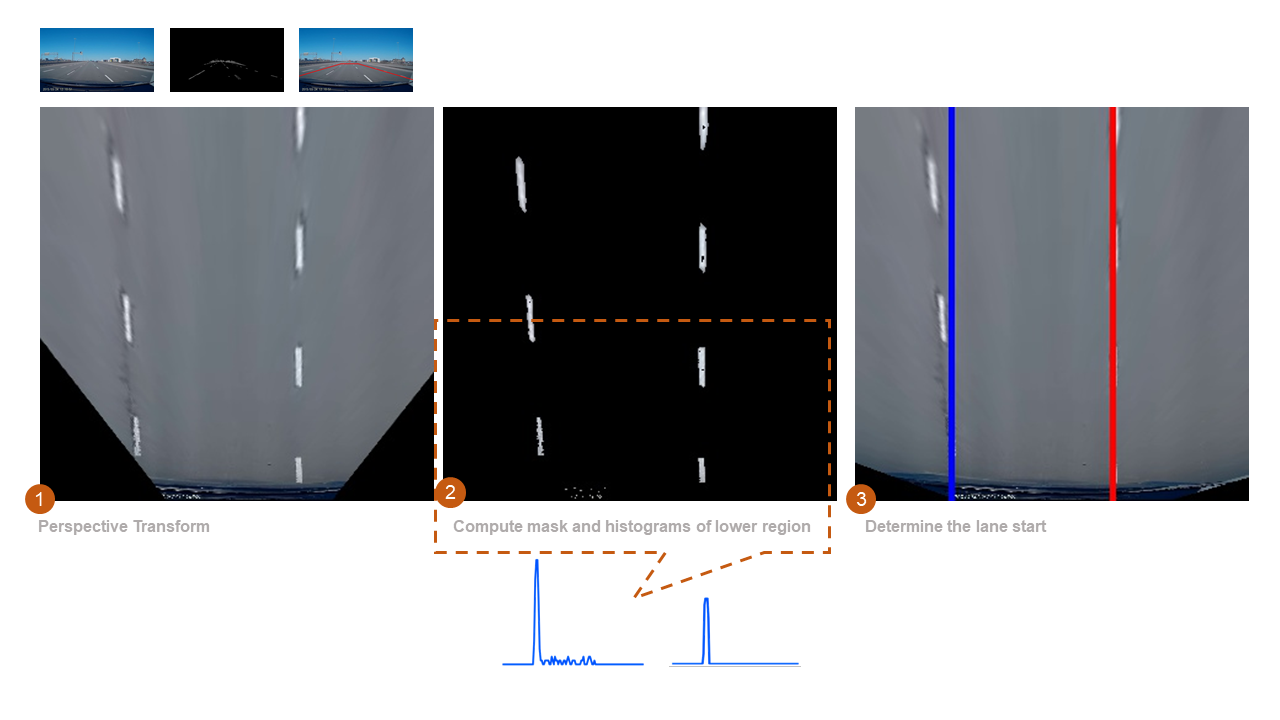
#> input picture images/assets/Slide3.PNG, 1280 x 720 px, given in place of nice_road.mp4, which was not available
$ python lane_detection.py
#> lines starting #> are read from the running program, lines starting #| are printed output that depends on the picture; after the words box and inside, x2 and y2 are one past the last pixel; in counts of white or black regions, pixels touching at a corner belong together; pictures that were not available may be replaced by others from this repository, and a replacement may not be noted
#> further down, image is the input picture: shape (720, 1280, 3); mean B, G, R 160.4, 156.7, 155.2
import cv2
import numpy as np
import math
from datetime import datetime
from matplotlib import pyplot as plt
from collections import deque
from scipy.stats  import mode
from scipy.optimize import curve_fit
from yolo_model import BoundBox

temp_dir = "images/detection/detect.jpg"

WHITE = (255, 255, 255)
YELLOW = (66, 244, 238)
GREEN = (80, 220, 60)
LIGHT_CYAN = (255, 255, 224)
DARK_BLUE = (139, 0, 0)
GRAY = (128, 128, 128)
BLUE = (255,0,0)
RED = (0,0,255)
ORANGE =(0,165,255)
BLACK =(0,0,0)
vehicles = [1,2,3,5,6,7,8]
animals =[15,16,17,18,19,21,22,23,]
humans =[0]
obstructions =  humans + animals + vehicles
classes = [#
    'Ped','bicycle','car','motorbike','aeroplane','bus',\
    'train','truck','boat','traffic light','fire hydrant','stop sign',\
    'parking meter','bench','bird','cat','dog','horse',\
    'sheep','cow','elephant', 'bear','zebra','giraffe',\
    'backpack','umbrella','handbag','tie','suitcase','frisbee',\
    'skis','snowboard','sports ball','kite','baseball bat',\
    'baseball glove','skateboard','surfboard','tennis racket','bottle','wine glass',\
    'cup','fork','knife','spoon','bowl','banana',\
    'apple','sandwich','orange','broccoli','carrot','hot dog',\
    'pizza','donut','cake','chair','sofa','pottedplant',\
    'bed','diningtable','toilet','tvmonitor','laptop','mouse',\
    'remote','keyboard','cell phone','microwave','oven','toaster',\
    'sink','refrigerator','book','clock','vase','scissors',\
    'teddy bear','hair drier','toothbrush' ]


def create_queue(length = 10):
    return deque(maxlen=length)

def polyfunc(x, a2, a1, a0):
     return a2*x*x + a1*x + a0

class OBSTACLE(BoundBox):
        xmax :int
        xmin :int
        ymin :int
        ymax :int
        xmid  :int
        ymid  :int
        lane : str
        x :  int
        y : int
        tracker = None
        position  : [int,int]
        PERIOD = 4
        __count = 0

        # [34 lines left out: functions __init__, update_obstacle, update_coord, not called in this run]

        def update_score(self,box):
            self.score=box.score
            self.label = box.label

        def update_box(self,box):
            self.update_coord(box)
            self.update_score(box)


class LANE_HISTORY:
    def __init__(self,fps, queue_depth=12,poly_col=np.array([1,1,1]), test_points=[300, 500, 700], poly_max_deviation_distance=50, smoothing = 10, ploty =np.array([])):
        self.fps =fps
        self.test_points = np.asarray(test_points)
        self.poly_max_deviation_distance = poly_max_deviation_distance
        self.lost = False

        self.max_lost_count = queue_depth
        self.lost_count = self.max_lost_count + 10
        self.smoothing =  smoothing
        self.ploty =ploty
        self.leftFit =  None      # LEFT FIT POINTS
        self.rightFit =  None     # RIGHT FIT POINTS
        self.leftx = create_queue(self.fps//4)
        self.rightx =  create_queue(self.fps//4)
        self.width = None
        self.previous_centers =  None
        self.current_coef = None
        self.smoothed_poly = poly_col
        self.poly_history = create_queue(queue_depth)
        self.y = None
        self.x = None
        self.appended = 0
        self.breached = 0
        self.reset = 0
        self.curvature = 0
        self.centerx = 0
        self.lane_offset = 0
        self.left_windows = []
        self.right_windows=[]


    def compute_lane_points(self) :
        self.leftFit =  self.previous_centers - self.width//2
        self.rightFit = self.previous_centers + self.width//2

    # [81 lines left out: functions compute_curvature, compute_offset, addlane, get_smoothed_polynomial, calculate_position, not called in this run]


class LANE_DETECTION:
    """
    The AdvancedLaneDetectorWithMemory is a class that can detect lines on the road
    """
    UNWARPED_SIZE :(int,int)
    WRAPPED_WIDTH  :  int
    _pip_size=(int,int)
    _pip__x_offset=20
    _pip__y_offset=10
    img_dimensions=(int,int)
    temp_dir = "./images/detection/"
    windows_per_line = 30
    vanishing_point:(int,int)
    real_world_lane_size_meters=(32, 3.7)
    font = cv2.FONT_HERSHEY_SIMPLEX
    bottom = 0
    def __init__(self,  img,fps,
            yellow_lower = np.uint8([ 20, 50,   50]),
            yellow_upper = np.uint8([35, 255, 255]),
            white_lower = np.uint8([ 0, 200,   0]),
            white_upper = np.uint8([180, 255, 100]),
            lum_factor = 130,
            max_gap_th = 2/5,
            lane_start=[0.35,0.75] ,
            verbose = 3):
#> called with fps = 30, yellow_lower = array of shape (3,), yellow_upper = array of shape (3,), white_lower = array of shape (3,), white_upper = array of shape (3,), lum_factor = 110, max_gap_th = 0.4, verbose = 3
        self.message = ""
        self.verbose  =  verbose
        self.objpts = None
        self.count =  0
        self.fps=int(fps)
        self.imgpts = None
        self.lane_roi = None
        ## LANE DETECTION PROPERTIES
        self.yellow_lower =  yellow_lower
#> self.yellow_lower = [20, 50, 110]
        self.yellow_upper =  yellow_upper
#> self.yellow_upper = [35, 255, 255]
        self.white_lower =  white_lower
#> self.white_lower = [0, 140, 0]
        self.white_upper = white_upper
#> self.white_upper = [255, 255, 100]
        self.lane_change = False
        # self.lane_width = 0
        # IMAGE PROPERTIES
        self.lum_factor =  lum_factor

        self.image =  img
        self.font_sz = 4e-4 * self.image.shape[0]
        self.img_dimensions =  (self.image.shape[0], self.image.shape[1])
        self.UNWARPED_SIZE  = (360,360)#(int(self.img_dimensions[1]*0.5),int(self.img_dimensions[1]*0.5))
        self.WRAPPED_WIDTH =  int(self.img_dimensions[1]*0.15)
        self.margin = int(self.UNWARPED_SIZE[1]*0.08)
        self.window_height = np.int64(self.UNWARPED_SIZE[1]//self.windows_per_line)
        self._pip_size = (int(self.image.shape[1] * 0.2), int(self.image.shape[0]*0.2))
        self.minpix=self.window_height
        self.maxpix = int(self.margin * self.window_height *0.5)


        self.n_gap_skip = 0
        self.max_gap = 0

        self.windows_range = range( self.windows_per_line)
        self.window_offset = 0
        self.ploty = np.linspace(int(self.UNWARPED_SIZE[1]*0.45), self.UNWARPED_SIZE[1]- 1, int(self.UNWARPED_SIZE[1]*0.4), dtype=int)

        test = np.arange(0.3,1,0.1)*self.UNWARPED_SIZE[1]
        test = test.astype(int)
        self.lane = LANE_HISTORY(self.fps,test_points = test, queue_depth=self.fps//3, ploty = self.ploty)
        self.max_gap_th =  max_gap_th * self.windows_per_line
        self.calc_perspective(lane_start=lane_start)


    # [29 lines left out: functions compute_bounds, compute_mask, not called in this run]

    def calc_perspective(self,  lane_start=[0.25,0.75]):
        roi = np.zeros((self.img_dimensions[0], self.img_dimensions[1]), dtype=np.uint8) # 720 , 1280
        roi_points = np.array([[0, self.img_dimensions[0]*7//9],
                [0, self.img_dimensions[0]],
                [self.img_dimensions[1], self.img_dimensions[0]],
                [self.img_dimensions[1], self.img_dimensions[0]*7//9],
                [self.img_dimensions[1]*45//99,self.img_dimensions[0]//2],
                [self.img_dimensions[1]*45//99,self.img_dimensions[0]//2]], dtype=np.int32)
        cv2.fillPoly(roi, [roi_points], 1)
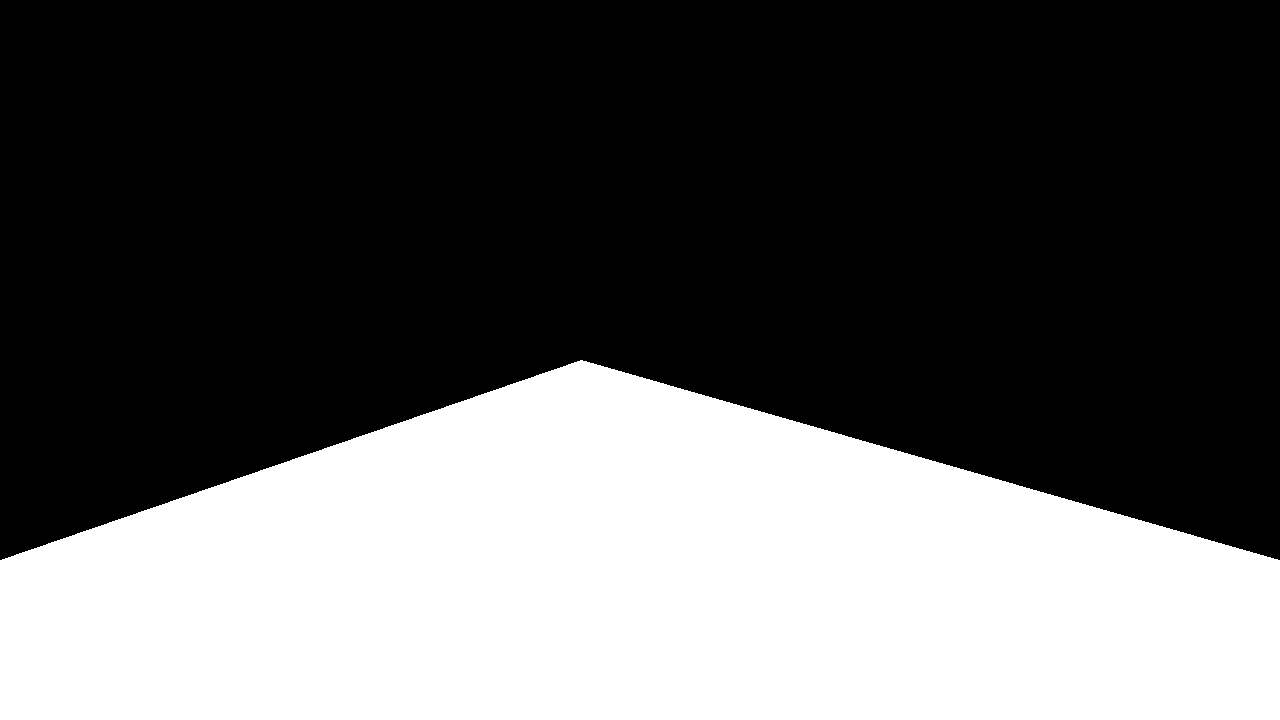
#> roi: shape (720, 1280); values 0 (black) and 1 (white), 36.1% white; 1 white region, box (x1, y1, x2, y2) and area: (0, 360, 1280, 720) 332700
        self.lane_roi = np.zeros((self.img_dimensions[0], self.img_dimensions[1]), dtype=np.uint8)
        Lhs = np.zeros((2,2), dtype= np.float32)
        Rhs = np.zeros((2,1), dtype= np.float32)
        grey = cv2.cvtColor(self.image, cv2.COLOR_BGR2GRAY)
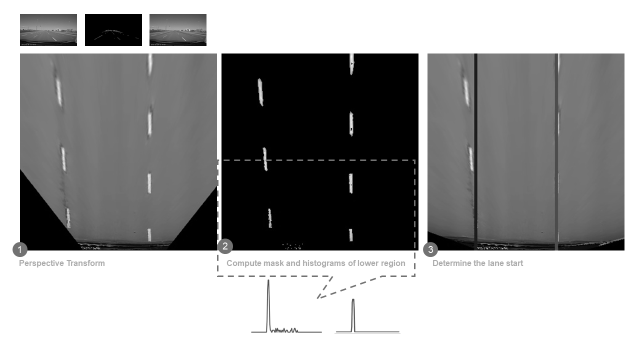
#> grey: shape (720, 1280) (shown at 1/2 size); min 0, max 255, mean 156.7
        mn_hsl = np.median(grey)
#> mn_hsl = 122
        edges = cv2.Canny(grey, int(mn_hsl), int(mn_hsl*.3))
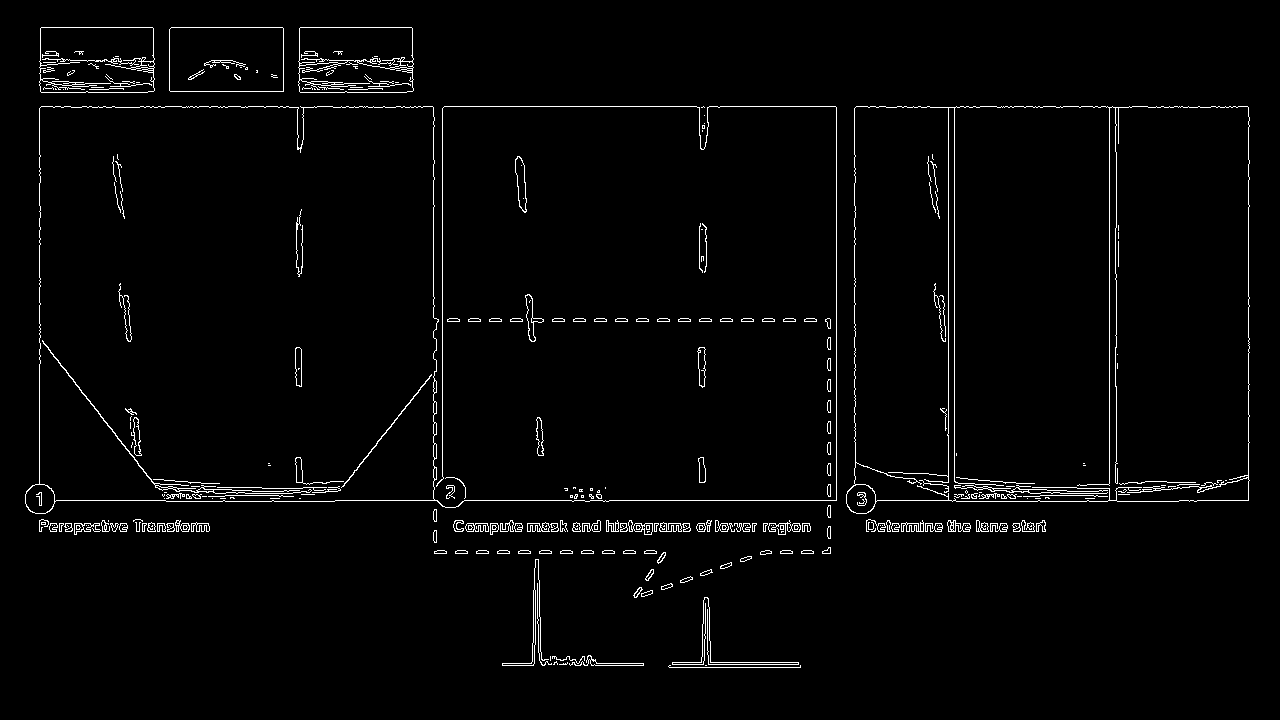
#> edges: shape (720, 1280); 2.2% white in thin lines or dots, all inside (x1, y1, x2, y2) = (25, 27, 1250, 668)
        lines = cv2.HoughLinesP(edges*roi,rho =self.img_dimensions[0]//20,\
                theta = 2* np.pi/180,\
                threshold = self.img_dimensions[0]//80,\
                minLineLength = self.img_dimensions[0]//3,\
                maxLineGap = self.img_dimensions[0]//15)
#> lines = [[454, 523, 809, 523], [488, 500, 955, 500]]

        img2 =  self.image.copy()
        for line in lines:
            for x1, y1, x2, y2 in line:
                cv2.line(img2,(x1,y1),(x2,y2),(255,0,0),2)
                normal = np.array([[-(y2-y1)], [x2-x1]], dtype=np.float32)
                normal /=np.linalg.norm(normal)
                point = np.array([[x1],[y1]], dtype=np.float32)
                outer = np.matmul(normal, normal.T)
                Lhs += outer
                Rhs += np.matmul(outer, point)
#> this loop made 2 passes
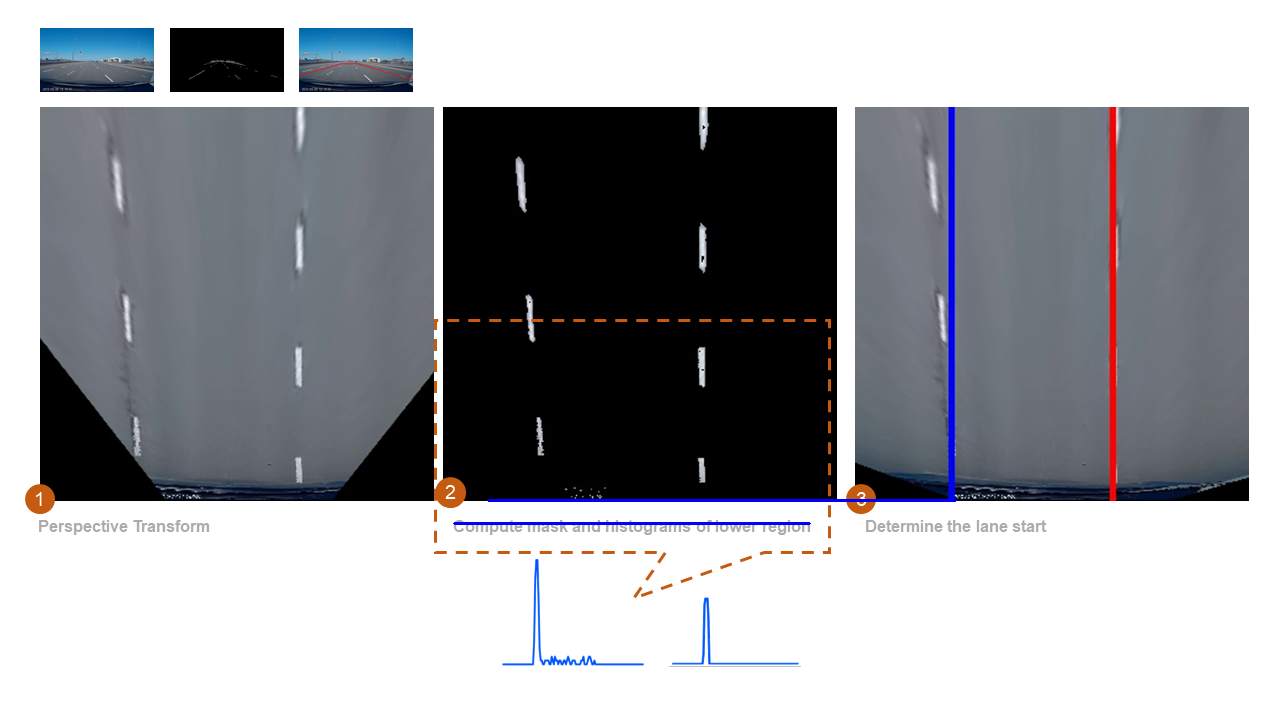
#> img2: shape (720, 1280, 3); 0.27% of pixels changed, all inside (x1, y1, x2, y2) = (453, 499, 957, 525)
#> after the loop, Lhs = [[0, 0], [0, 2]]; Rhs = [0, 1023]
#> (the run stopped early here; a loop or call above may not have finished)
